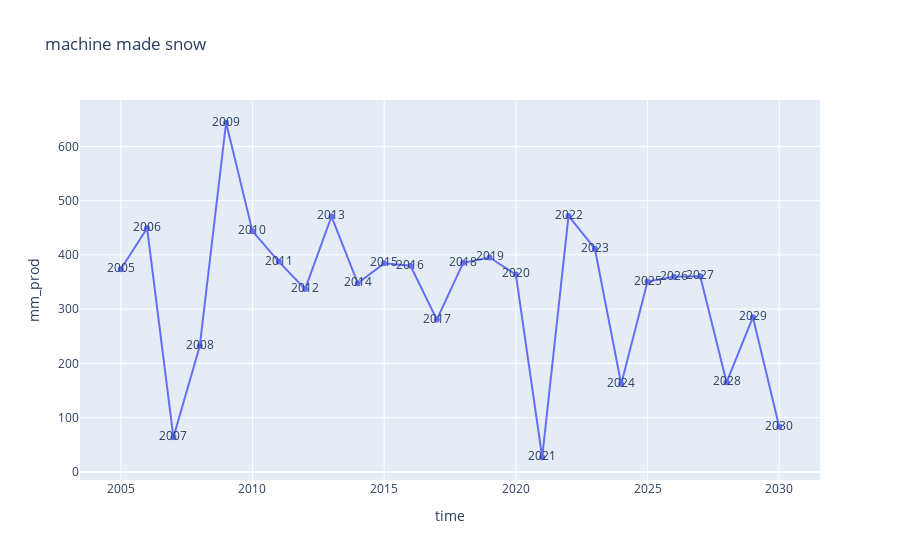

Notebook source saved alongside this figure:
### Code cell
fig=px.line(milano, x=milano.time, y=milano['mm_prod'], title='machine made snow',text="time",markers=True)
fig.update_xaxes(rangeslider_visible=False)
fig.show()

### Figure 1 — Plotly figure (JSON) as saved in the notebook; plotly's stock layout.template omitted (floating-point values rounded to 4 significant figures)
{"data": [{"hovertemplate": "time=%{text}<br>mm_prod=%{y}<extra></extra>", "legendgroup": "", "line": {"color": "#636efa", "dash": "solid"}, "marker": {"symbol": "circle"}, "mode": "lines+text+markers", "name": "", "orientation": "v", "showlegend": false, "text": [2005, 2006, 2007, 2008, 2009, 2010, 2011, 2012, 2013, 2014, 2015, 2016, 2017, 2018, 2019, 2020, 2021, 2022, 2023, 2024, 2025, 2026, 2027, 2028, 2029, 2030], "type": "scatter", "x": [2005, 2006, 2007, 2008, 2009, 2010, 2011, 2012, 2013, 2014, 2015, 2016, 2017, 2018, 2019, 2020, 2021, 2022, 2023, 2024, 2025, 2026, 2027, 2028, 2029, 2030], "xaxis": "x", "y": [373.7, 449.3, 63.72, 232.2, 643.7, 443.9, 387.7, 337.0, 470.9, 347.8, 384.5, 380.2, 280.8, 385.6, 395.3, 364.0, 27, 472.0, 411.5, 162, 351, 359.6, 360.7, 165.2, 285.1, 83.16], "yaxis": "y"}], "layout": {"legend": {"tracegroupgap": 0}, "title": {"text": "machine made snow"}, "xaxis": {"anchor": "y", "domain": [0, 1], "rangeslider": {"visible": false}, "title": {"text": "time"}}, "yaxis": {"anchor": "x", "domain": [0, 1], "title": {"text": "mm_prod"}}}}
